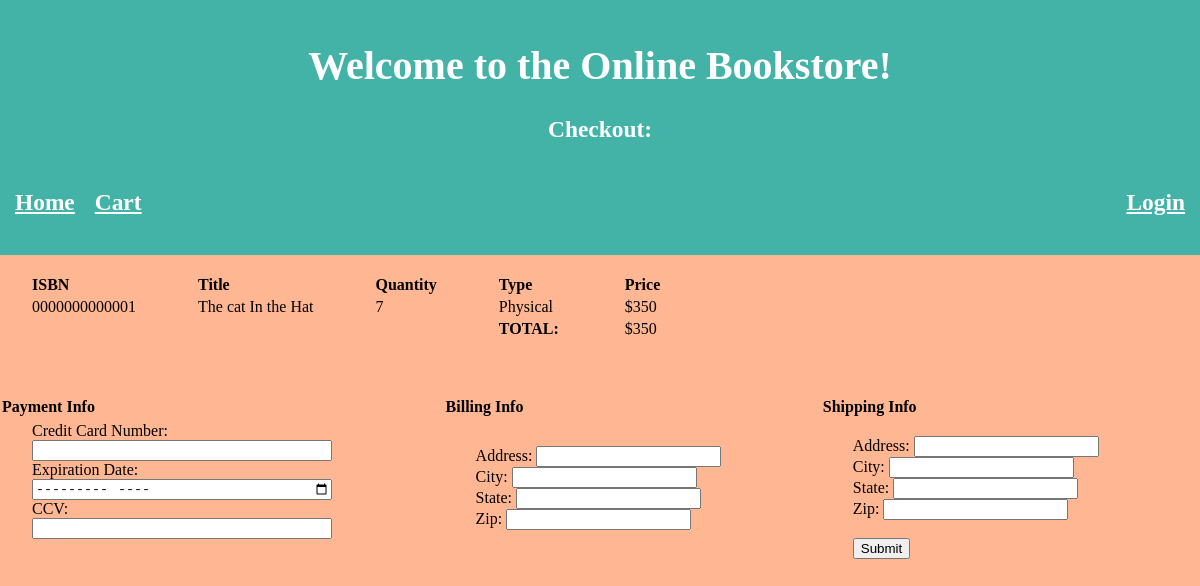
The page /checkout.php (signed in) on the database its author committed.
### tables this page shows
create table BookOrder (
  id int, 
  isbn char(13),
  orderDate datetime,
  quantity int,
  userID int,
  isDigital boolean,
  isPlaced boolean,
  primary key(id, isbn, isDigital),
  foreign key (isbn) references Book(isbn),
  foreign key (userID) references User(id)
);

create table Book (
  isbn char(13),
  title varchar(50),
  authorID int,
  genre varchar(20),
  price decimal(10,2),
  isDigital boolean,      
  isPhysical boolean,     
  pubID int,
  quantity int,
  primary key(isbn),
  foreign key (pubID) references Publisher(id),
  foreign key (authorID) references Author(id)
);

### checkout.php (the view, shortened to what this page needs)
<?php
if (isset($_SESSION['id'])) {
    $userID = $_SESSION['id'];
} else die("something went wrong");
?>
<html>
<head>
</head>
<body>
    <?php
    $headerOutput = "<h1>Welcome to the Online Bookstore!</h1>
    <h3><p> Checkout:</p></h3>";
    include('header.php');
    require_once "config.php";
    ?>
    <table style="table-layout: auto;">
        <tr>
            <th>ISBN</th>
            <th>Title</th>
            <th>Quantity</th>
            <th>Type</th>
            <th>Price</th>
        </tr>
        <?php
        $cart = mysqli_query($dbConnect, "SELECT id, isbn, quantity, isDigital FROM bookorder WHERE userID = {$userID} AND isPlaced = FALSE");
        $totalPrice = 0.00;
        while ($cartRow = mysqli_fetch_assoc($cart)) :
            $bookInfo = mysqli_query($dbConnect, "SELECT title, price, quantity FROM book WHERE isbn = \"{$cartRow['isbn']}\"");
            $bookRow = mysqli_fetch_assoc($bookInfo);
            $totalPrice += $cartRow['quantity'] * $bookRow['price'];
            if (!$cartRow['isDigital']) :
        ?>
                <tr>
                    <td><?= $cartRow['isbn'] ?></td>
                    <td><?= $bookRow['title'] ?></td>
                    <td><?= $cartRow['quantity'] ?></td>
                    <td>Physical</td>
                    <td>$<?= $cartRow['quantity'] * $bookRow['price'] ?></td>
                </tr>
            <?php
            endif;
            ?>
        <?php
        endwhile;
        ?>
        <tr>
            <td></td>
            <td></td>
            <td></td>
            <td style="text-align: right;font-weight: bold;">TOTAL:&nbsp;</td>
            <td>$<?= $totalPrice ?></td>
        </tr>
    </table>
    <br>
    <br>
    <br>
    <table style="width:100%">
        <tr style="text-align: left;">
            <th style="padding-left: 0px;">Payment Info</th>
            <th style="padding-left: 0px;">Billing Info</th>
            <th style="padding-left: 0px;">Shipping Info</th>
        </tr>
        <tr style="text-align: left;">
            <td>
                <form id="checkout" method="POST">
                    Credit Card Number: <input type="text" name="ccno" pattern="\d{16}" required><br>
                    Expiration Date: <input type="month" name="expDate" required><br>
                    CCV: <input type="text" pattern="\d{3}" name="cvv" required><br><br>
                </form>
            </td>
            <td>
                Address: <input type="text" form="checkout" name="bAddress" required><br>
                City: <input type="text" form="checkout" name="bCity" required><br>
                State: <input type="text" form="checkout" pattern="[a-zA-Z]{2}" name="bState" required><br>
                Zip: <input type="text" form="checkout" pattern="\d{5}" name="bZip" required><br><br>
            </td>
            <td>
                Address: <input type="text" form="checkout" name="sAddress" required><br>
                City: <input type="text" form="checkout" name="sCity" required><br>
                State: <input type="text" form="checkout" pattern="[a-zA-Z]{2}" name="sState" required><br>
                Zip: <input type="text" form="checkout" pattern="\d{5}" name="sZip" required><br><br>
                <input type="submit" form="checkout" name="checkout">
            </td>
        </tr>
    </table>
</body>
</html>

### checkout.php (style rules this page uses)
th, td { padding-left: 30px; padding-right: 30px; text-align: left; }

### header.php (style rules this page uses)
html { background-color: #FFB693; }
form { width: 300; clear: both; }
form input { width: 100%; clear: both; }
body { margin: 0; }

### rows shown on the page
bookorder: isbn "0000000000001", isbn.title "The cat In the Hat", quantity "7", $cartRow['quantity']*$bookRow['price'] "350"

### other values the page prints
$totalPrice "350"
